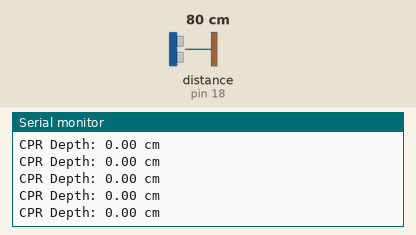
A sketch run on a simulated Arduino Uno, built with avr-gcc and run on an emulated ATmega328P. On the bench: the last lines printed to the serial monitor. Wiring (inferred from the names in the program): ultrasonic range finder: trigger pin 5; echo pin 18. Inputs (shaded band) come from the test bench; at power-on: distance to the obstacle (sensor on pin 18) 80 cm. The echo pulse lasts 58.3 µs per cm.

Above: at 2.3 s.
2.4 s: distance to the obstacle (sensor on pin 18) set to 2 cm
At 2.9 s:
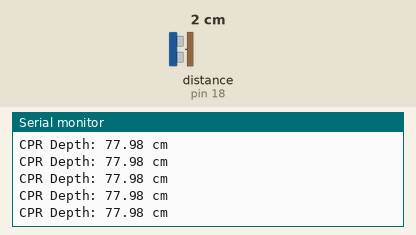
3.9 s: distance to the obstacle (sensor on pin 18) set to 18 cm
At 4.7 s:
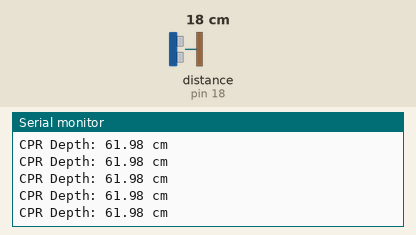
Timing chart, 0 to 6.9 s (numbered marks = the images above; inputs shaded):
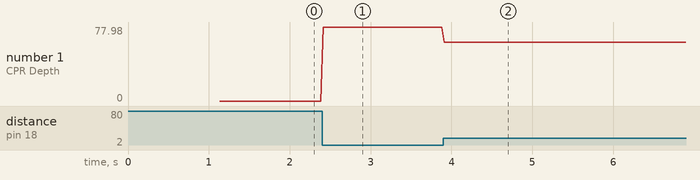

Measured:
- after the input at 2.4 s, the serial monitor: prints a new line at once (image 1)
- after the input at 3.9 s, the serial monitor: prints a new line at once (image 2)
- plotted number 1: 0 → 77.98 after the input at 2.4 s, 77.98 → 61.98 after the input at 3.9 s

The sketch:

HCSR.ino
```cpp
#define TRIG_PIN 5
#define ECHO_PIN 18

float zeroDistance = 0;

float readDistanceCM() {
  digitalWrite(TRIG_PIN, LOW);
  delayMicroseconds(2);
  digitalWrite(TRIG_PIN, HIGH);
  delayMicroseconds(10);
  digitalWrite(TRIG_PIN, LOW);

  long duration = pulseIn(ECHO_PIN, HIGH, 20000); // 20 ms timeout
  if (duration == 0) return -1;

  return duration * 0.01715; // cm
}

float readStableDistance() {
  float sum = 0;
  int count = 0;

  for (int i = 0; i < 5; i++) {
    float d = readDistanceCM();
    if (d > 0) {
      sum += d;
      count++;
    }
    delay(20);
  }

  if (count == 0) return -1;
  return sum / count;
}

void setup() {
  Serial.begin(115200);

  pinMode(TRIG_PIN, OUTPUT);
  pinMode(ECHO_PIN, INPUT);
  digitalWrite(TRIG_PIN, LOW);

  delay(1000); // let sensor settle

  // AUTO-ZERO
  zeroDistance = readStableDistance();

  Serial.print("Zero distance set to: ");
  Serial.print(zeroDistance);
  Serial.println(" cm");
}

void loop() {
  float currentDistance = readDistanceCM();
  if (currentDistance < 0) return;

  float depth = zeroDistance - currentDistance;

  if (depth < 0) depth = 0; // no negative depth

  Serial.print("CPR Depth: ");
  Serial.print(depth);
  Serial.println(" cm");

  delay(30); // ~33 Hz
}
```
